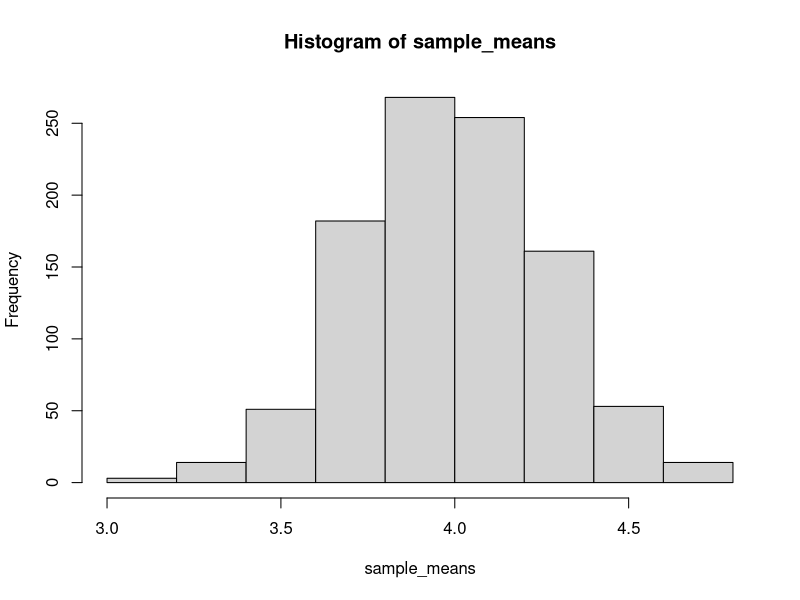

Write R code to recreate this figure.
lambda = 4;
n = 50;
p <- rpois(n, lambda)

theo_mean <- lambda;
theo_mean
emp_mean <- mean(p);
emp_mean

set.seed(0)
n = 50
samples = 1000

sample_means = replicate(samples, mean(rpois(n, 4)))
mean(sample_means)
var(sample_means)
hist(sample_means)
